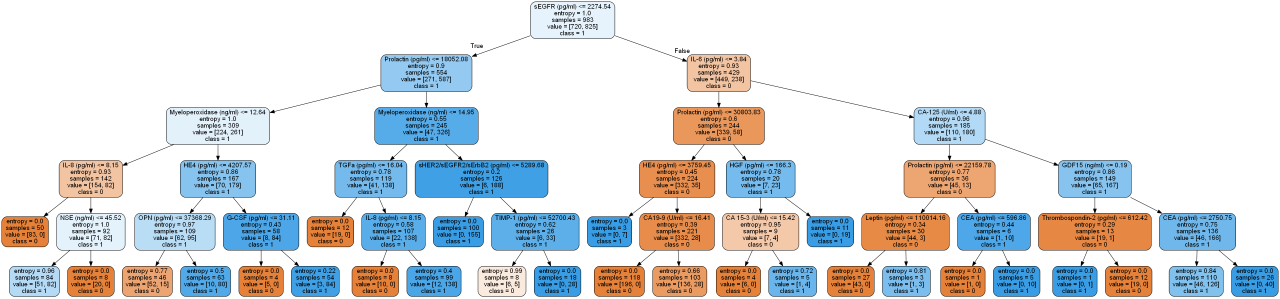
#> input picture RandomForestVisual/Bio/bio_tree5.png, 3840 x 895 px (shown at 1/3 size)
$ jupyter execute --allow-errors Final_Project_Submission_Template.ipynb
#> lines starting #> are read from the running program, lines starting #| are printed output that depends on the picture
# Machine Learning algorithms for the detection and localization of surgically resectable cancers
**Project mentor:** Joshua Popp

**Members:** Chris Wilhelm <cwilhel8@jh.edu>, Jayden Kunwar <jkunwar1@jhu.edu>, <br> Bryce Thalheimer <bthalhe1@jh.edu>, Arthur Beyer <cbeyer4@jhu.edu>

**GitHub Repository:** <br>
<https://github.com/ChrisWilhelm/MachineLearningFinalProject>

**Inspiration for Project:** <br>
<https://www.science.org/doi/10.1126/science.aar3247?url_ver=Z39.88-2003&rfr_id=ori:rid:crossref.org&rfr_dat=cr_pub%20%200pubmed>

# Outline and Deliverables

### Uncompleted Deliverables
1. "Expect to complete #1": Discussed data pre-processing with Josh and concluded that it wasn't necessary for our dataset
2. "Expect to complete #3": Multi-Class Classification of Cancer Type
3. "Would like to complete #2": Additional Data

### Completed Deliverables
1. "Must complete #1": We discuss our logistic regression [in "Models" below](#scrollTo=PqB48IF9kMBf).
2. "Must complete #2": We discuss training our neural network [in "Models" below](#scrollTo=PqB48IF9kMBf).
3. "Must complete #3": We discuss AdaBoost [in "Models" below](#scrollTo=PqB48IF9kMBf).
4. "Expect to complete #2": We discussed interpretability...
6. "Would like to complete #1": High Specificity
6. "Would like to complete #3": Cancer Localization

### Additional Deliverables
(example) 1. We decided to add a second baseline using the published model from this paper. We discuss this [in "Baselines" below](#scrollTo=oMyqHUa0jUw7&line=5&uniqifier=1).
2. ...

# Preliminaries

## What problem were you trying to solve or understand?

What are the real-world implications of this data and task?

How is this problem similar to others we’ve seen in lectures, breakouts, and homeworks?

What makes this problem unique?

What ethical implications does this problem have?

## Dataset(s)

### Describe the dataset(s) you used.
From the original CancerSeek research paper, we used their dataset of many biomarkers and demographic data in our models. We decided to create 4 main datasets. 1) All Biographic and Demographic Markers, 2) All Biographic Markers, 3) The biographic markers used in the student, and 4) All the Biographic Markers and Demographic markers for those with Colorectum cancer or no cancer. The starting unfiltered dataset has 41 proteins biomarkers, a circulating tumor mutant dna score, along with age and sex.

### How were they collected?
They were collected in the original research paper from real patients and using a multi-analyte blood test.

### Why did you choose them?
There was an abundant dataset with a binary classification for if they had cancer or not.

### How many examples in each?
There were 1817 total patients, of which 1005 had cancer and 812 were healthy

[cell 1]
# Load your data and print 2-3 examples
import pandas as pd
dataset = pd.read_csv('dataset/Consolidated_CancerSEEK_Data.csv')
#> (reads dataset/Consolidated_CancerSEEK_Data.csv from the repository)
dataset.tail()

## Pre-processing

### What features did you use or choose not to use? Why?
For the features, we decided to approach it by creating 3 datasets.

### If you have categorical labels, were your datasets class-balanced?

### How did you deal with missing data? What about outliers?

### What approach(es) did you use to pre-process your data? Why?

### Are your features continuous or categorical? How do you treat these features differently?

[cell 2]
# For those same examples above, what do they look like after being pre-processed?

[cell 3]
# Visualize the distribution of your data before and after pre-processing.
#   You may borrow from how we visualized data in the Lab homeworks.
import pandas as pd
import numpy as np
import matplotlib.pyplot as plt
import seaborn as sns
import scikitplot as skplt
from sklearn.metrics import confusion_matrix

df = pd.read_csv("dataset/Consolidated_CancerSEEK_Data.csv")
array = df.values
# np.unique(array[:, 5], return_index=False, return_inverse=False, return_counts=False, axis=None)
cancerTypes = ['Breast', 'Colorectum', 'Esophagus', 'Liver', 'Lung', 'Normal',
       'Ovary', 'Pancreas', 'Stomach']
cancerTypeCases = []

# cases for each cancer type
for i in range(len(cancerTypes)):
    cancerTypeCases.append(array[:, 5][array[:, 5] == cancerTypes[i]].shape[0])
    if cancerTypes[i] == 'Normal':
        print("Normal cases: " + str(cancerTypeCases[i]))
    else:
        print(cancerTypes[i] + " cancer cases: " + str(cancerTypeCases[i]))

[cell 4]
names = ['Breast', 'Colorectum', 'Esophagus', 'Liver', 'Lung', 'Ovary', 'Pancreas', 'Stomach']
size = [209, 388, 45, 44, 104, 54, 93, 68]

my_circle = plt.Circle( (0,0), 0.5, color='white')

plt.pie(size, labels=names, colors=['royalblue', 'darkturquoise', 'mediumblue',
                                    'steelblue', 'skyblue', 'lightsteelblue', 'navy', 'lightskyblue'])

# pie chart of cancer types
p = plt.gcf()
p.gca().add_artist(my_circle)
plt.title("Types of Cancer")
plt.show()
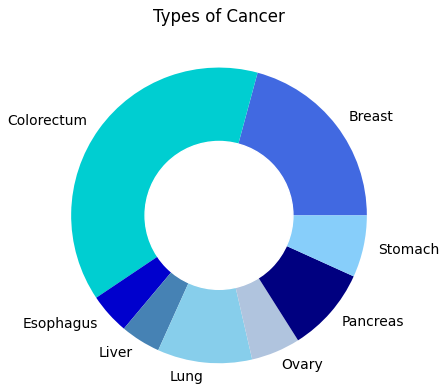
#> figure drawn by matplotlib, 1 panel

[cell 5]
stageTypes = ['0', 'I', 'II', 'III']
stageTypeCases = []

for i in range(len(stageTypes)):
    stageTypeCases.append(array[1:, 6][array[1:, 6] == stageTypes[i]].shape[0])
    print("Stage " + stageTypes[i] + " cancer cases: " + str(stageTypeCases[i]))

[cell 6]
names = ['I', 'II', 'III']
size = [198, 497, 309]

my_circle = plt.Circle( (0,0), 0.5, color='white')

plt.pie(size, labels=names, colors=['royalblue', 'darkturquoise', 'mediumblue'])

# pie charts of stage types
p = plt.gcf()
p.gca().add_artist(my_circle)
plt.title("Stage of Cancer")
plt.show()
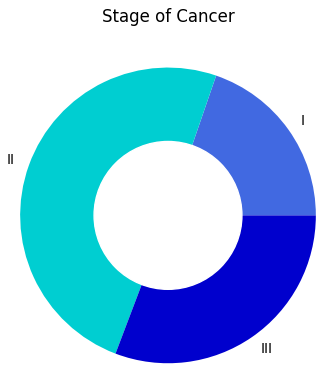
#> figure drawn by matplotlib, 1 panel

[cell 7]
# distribution of control and cancer patients
cancerPatient = 0
controlPatient = 0
totalCases = 1817.
#> (the rest of this cell did not finish here and is left out)

[cell 8]
tpr = 0
tnr = 0
fpr = 0
fnr = 0

predAndActual = array[:, 48:]

# counting tpr, tnr, fpr, fnr cases
#> (the rest of this cell did not finish here and is left out)

[cell 9]
# plotting confusion matrix
group_names = ['True Negative','False Positive','False Negative','True Positive']
#> (the rest of this cell did not finish here and is left out)

[cell 10]
# initializing variables to count fnr or tpr / stage types
tpr = 0
tnr = 0
fpr = 0
fnr = 0
count11 = 0
count12 = 0
count13 = 0
count21 = 0
count22 = 0
count23 = 0

predAndActual = array[:, 48:]

#> (the rest of this cell did not finish here and is left out)

[cell 11]
X = ['Type I','Type II','Type III']
fnr = [104/(104+95), 183/(183+314), 92/(92+217)]
tpr = [95/(104+95), 314/(183+314), 217/(92+217)]

X_axis = np.arange(len(X))

plt.bar(X_axis - 0.2, fnr, 0.4, label = '% of false negatives', color = 'darkblue')
plt.bar(X_axis + 0.2, tpr, 0.4, label = '% of true positives', color = 'blue')

plt.xticks(X_axis, X)
plt.title("Classification of Cancer Patients")
plt.legend()
plt.show()
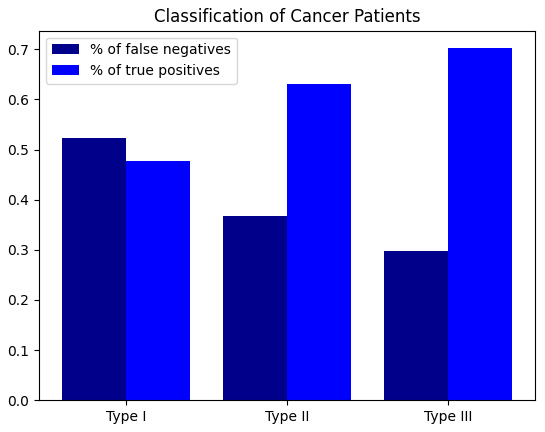
#> figure drawn by matplotlib, 1 panel; tallest bar 0.523 high, from x = -0.4 to 0; tallest bar 0.702 high, from x = 2 to 2.4

#> (a cell that did not finish here is left out)

[cell 13]
# TODO Cancer Type Conv

# Models and Evaluation

## Experimental Setup

### How did you evaluate your methods? Why is that a reasonable evaluation metric for the task?
Our main source of evaluation for our methods was comparison to the original study. In the original paper, they only performed a logistic regression to determine if the individuals had cancer or not. We believed that with more advanced model types we could 1) get a model that performs with higher accuracy and 2) have a model with higher interpretability. Another source of evaluation for us is the Sensitivity(correctly identifying those with cancer) as we do not want to diagnose people with cancer when they do not have it.

### What did you use for your loss function to train your models? Did you try multiple loss functions? Why or why not?
TODO
Neural Network - Binary Cross Entropy
Logistic Regression - Binary Cross Entropy
Random Forest - TBD

### How did you split your data into train and test sets? Why?
We began by shuffling our data set so that the order of the data would be random. We then used a 80/10/10 Train/Dev/Test split. We chose a 10% test data set as we believed this would be a large enough to allow for adequate training given the variety of cancer and while still giving enough data points to test on.

[cell 14]
# Code for loss functions, evaluation metrics or link to Git repo

## Baselines

What baselines did you compare against? Why are these reasonable?

Did you look at related work to contextualize how others methods or baselines have performed on this dataset/task? If so, how did those methods do?

## Methods

What methods did you choose? Why did you choose them?

How did you train these methods, and how did you evaluate them? Why?

Which methods were easy/difficult to implement and train? Why?

For each method, what hyperparameters did you evaluate? How sensitive was your model's performance to different hyperparameter settings?

[cell 15]
# Code for training models, or link to your Git repository

[cell 16]
# Show plots of how these models performed during training.
#  For example, plot train loss and train accuracy (or other evaluation metric) on the y-axis,
#  with number of iterations or number of examples on the x-axis.

# Random Forest

<https://github.com/ChrisWilhelm/MachineLearningFinalProject/blob/main/RandomForest.py>

One method we chose was a Random Forest (link to file above). We initially chose this as we believed it would have the highest interpretability which would lead to better knowledge of which of the proteins actually signal cancer is present in the patient.

For training our models for Random Forests, we used Grid Search Cross Validation to evaluate a number of parameters such as the number of estimators, max depth, min sample split, and criterion. Although the models for random forests are on different datasets, we found that the hyperparameters between the models were very similar for which performed best, so we decided to keep them consistent for the sake of comparison. The random forest specifically was very sensative to hyperparameter change at low number of estimators and low max depth. This makes sense as when there are a low number of estimators and not a very deep tree, this will lead to under fitting as not all the data will be able to be examined by the tree and can lead to a very high bias. Once the hyperparameters were selected, we used cross fold validation to choose the best model with the highest training accuracy.

The Random Forest was a slightly harder than average method to implement, as we had not implemented one previously. We found that once we understood the hyperparameters and what they were referencing, it was not complicated to implement. One aspect of the model that was harder than anticipated was the interpretability with producing the trees shown below and gathering information on the false positives and where there prediction went wrong. In the python file above, we have commented out the code to create new PNGs and printing the path taken by the trees on traversal. This took a while to learn how to generate the trees and also a while to learn how to find the path of traversal.

[cell 17]
from PIL import Image
#> (the rest of this cell did not finish here and is left out)

[cell 18]
Bio_tree = Image.open('RandomForestVisual/Bio/bio_tree5.png')
#> Bio_tree is the input picture: PIL image 3840x895 RGBA; mean R, G, B, A 218.6, 221.5, 223.5, 254.8
print("Biomarker Data Tree(Tree #5)")
print("Blue = Cancer Positive, Orange = Negative")
Bio_tree

[cell 19]
Dem_tree = Image.open('RandomForestVisual/BioAndDemo/dem_tree11.png')
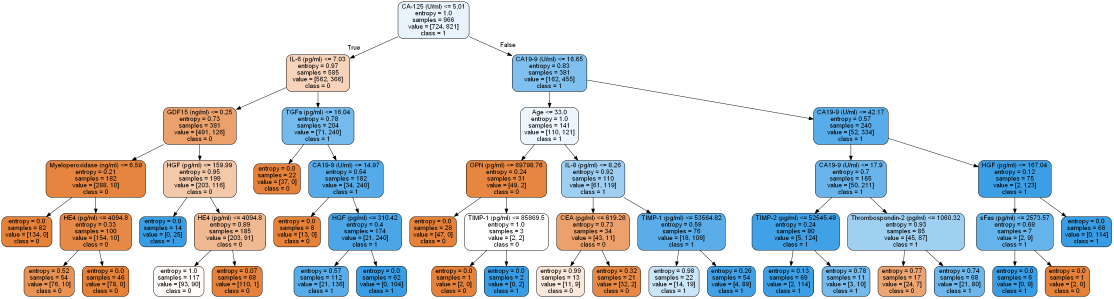
#> input picture RandomForestVisual/BioAndDemo/dem_tree11.png, 3340 x 895 px (shown at 1/3 size)
#> Dem_tree is the input picture: PIL image 3340x895 RGBA; mean R, G, B, A 219.7, 222.2, 224.1, 254.8
print("Demographic and Biomarker Data Tree(Tree #11)")
print("Blue = Cancer Positive, Orange = Negative")
Dem_tree

[cell 20]
Rep_tree = Image.open('RandomForestVisual/Replicated/rep_tree0.png')
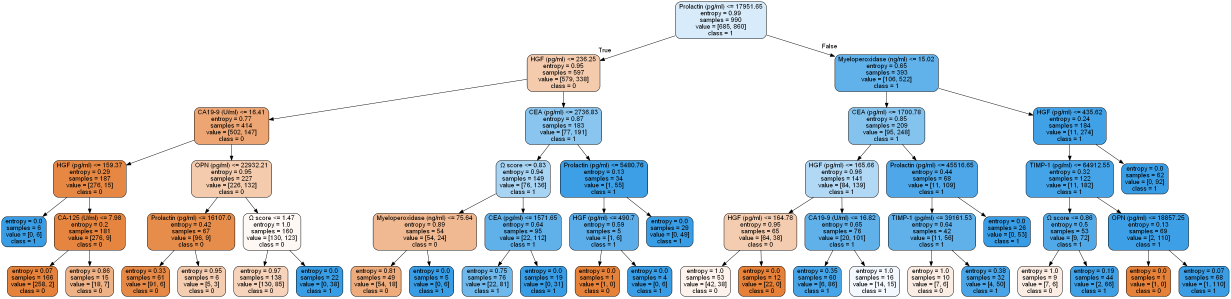
#> input picture RandomForestVisual/Replicated/rep_tree0.png, 3693 x 895 px (shown at 1/3 size)
#> Rep_tree is the input picture: PIL image 3693x895 RGBA; mean R, G, B, A 217.1, 223.3, 227.8, 254.8
print("Replicated Data Tree(Tree #0)")
print("Blue = Cancer Positive, Orange = Negative")
Rep_tree

[cell 21]
col_tree = Image.open('RandomForestVisual/Colorectum/colorectum_tree8.png')
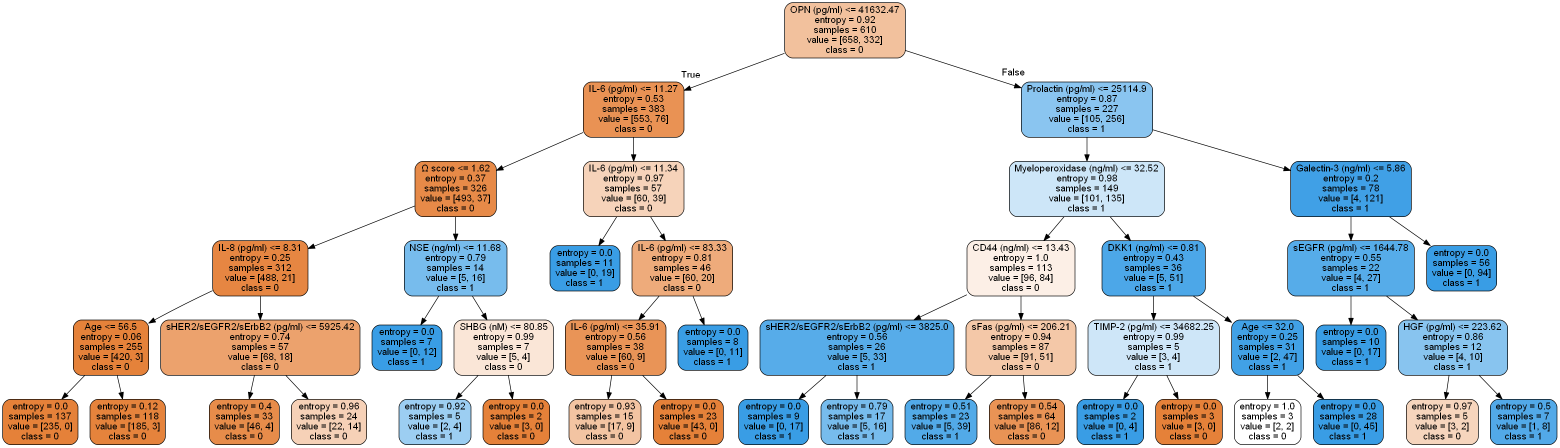
#> input picture RandomForestVisual/Colorectum/colorectum_tree8.png, 3119 x 895 px (shown at 1/2 size)
#> col_tree is the input picture: PIL image 3119x895 RGBA; mean R, G, B, A 220.8, 222.2, 223.2, 254.8
print("Biomarker Data Tree(Tree #8)")
print("Blue = Cancer Positive, Orange = Negative")
col_tree

[cell 22]
import pandas as pd
import numpy as np
import matplotlib.pyplot as plt

# importing file with random forest paths for false positive individuals and where they went wrong classifying
# NaN means they started off as 1 and never improved (so there were no incorrect moves)
df = pd.read_csv("RandomForestVisual/RandomForestPaths.csv")
#> (reads RandomForestVisual/RandomForestPaths.csv from the repository)
array = df.values

for i in range(1,15):
    print(array[:4,2*i]) #dev bio dataset
    #print(array[6:9, 2*i]) #bio dataset
    #print(array[11:, 2*i]) #replicated dataset

Age: 2 <br>
Age/OPN: 2 <br>
GDF15: 1 <br>
CA19-9: 2 <br>
CYFRA 21-1: 1 <br>
Prolactin: 1 <br>
Age/IL-6/Thrombospondin: 1 <br>
IL-8: 4 <br>
IL-6: 1 <br>
TGFa: 1 <br>
TIMP-1: 1 <br>
HGF: 1 <br>
OPN: 2 <br> <br>
Total: 20

[cell 23]
for i in range(1,15):
    print(array[6:9, 2*i]) #bio dataset

sEGFR: 2 <br>
HGF: 1 <br>
HE4: 1 <br>
Angiopoietin-2: 1 <br>
CYFRA 21-1: 1 <br>
Midkine: 1 <br>
OPN: 2 <br>

Total: 9

[cell 24]
for i in range(1,15):
     print(array[11:, 2*i]) #replicated dataset

CEA: 6 <br>
CEA/Prolactin: 1 <br>
HGF: 2 <br>
CA-125: 9 <br>
CA19-9: 9 <br>
TIMP-1: 8 <br>
Omega: 3 <br>
CPN: 1 <br>
Myeloperoxidase: 2 <br>

Total: 41

After generating the random forests and finding the specificity on our different datasets (94.8% for dem/bio, 95.2% for bio, 92.8% for replicated), we searched through all of the false positive cases to see if there was a common denominator in all of the trees which incorrectly classified the patients. For the dem/bio dataset, age was the cause of incorrect classifications in 25% of the cases, IL-8 was the cause of 20% of the cases, and for the replicated dataset, CA-125 and CA19-9 were the cause of 21% of the cases. <br> <br>
However, since there were so many decisions in the trees and these features were approximately uniform over all of them, we believe that the reason that some features were present in more of the incorrectly classified cases were simply due to variance. Similarly, due to the limited dataset we do have present, we aren't able to check any additional cases of incorrect classification, so this is the extent that we are able to analyze this issue. Thus, we cannot conclude that any features are causing a disproportional amount of false positive classifications.

[cell 25]
rf_acc = Image.open('graphs/RandomForestAccuracyPlot.png')
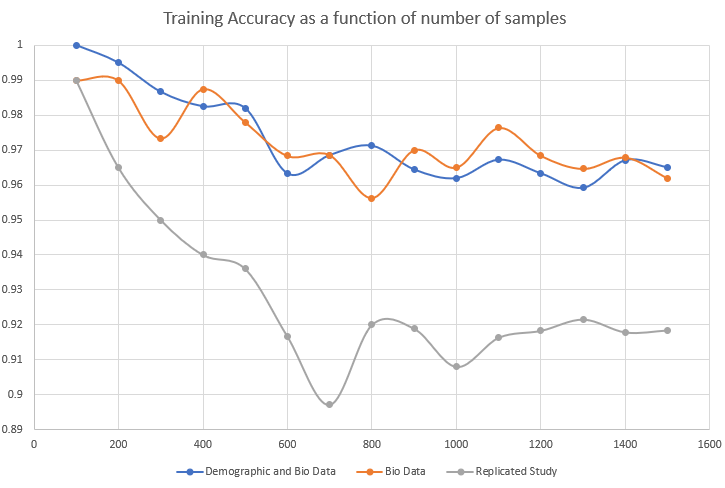
#> input picture graphs/RandomForestAccuracyPlot.png, 725 x 488 px
#> rf_acc is the input picture: PIL image 725x488 RGBA; mean R, G, B, A 250.6, 250.2, 250.2, 255
rf_acc

## Neural Network
https://github.com/ChrisWilhelm/MachineLearningFinalProject/blob/main/NeuralNetwork.py
Another method we implemented was a Neural Network. We chose this model as well for its robust ability to represent non-linear data, and we suspected that the data came from a non-linear source and had a nonlinear relationship with cancer diagnoses.

Our model structure was a Neural Network with 2 hidden layers, each with a width of 100 nodes. We utilized dropout on the first hidden layer, with a probability of 0.2. Our activation functions were ReLu, PReLu, and then the Sigmoid function to result in a binary classification algorithm. OOur loss function used BCELoss, which is appropriate for the task of binary classification. We also used SGD for our optimization method.

To train our models, for each dataset type (demographic + biomarker, biomarker, replicated), we fed it through our neural network with a learning rate of .005 and epochs of 400. Hyperparameters learning rate, epochs, dropout rate, and hidden layer width were primarily evaluated when optimizing our model. The model had its best accuracy with our implemented learning rate, with model performance rapidly decreasing after .01, potentially due to vanishing gradients. Dropout rate was also optimized at around 0.2-0.3, with the model worsening its fit to the training data past that. At 400 epochs, the loss of the model began to plateau, signaling that it had fit the training data.

One aspect of implementing the model that was difficult was around hyperparameter tuning and manipulating prediction scores to favor improved specificity.

Below are the training loss for our models on the train data, and the ROC curves for the dev data. A key note here is that, for our model loss, we did not average the individual losses, hence the noise in the loss plot is observable. However, we can see that the general average and direction of the loss begins to approach and plateau at the end of our training, so we can see the model is fitting the training data.

[cell 26]
from PIL import Image
#> (the rest of this cell did not finish here and is left out)

[cell 27]
nn_loss_train_biomarker = Image.open('graphs/nn_loss_train_Biomarker.png')
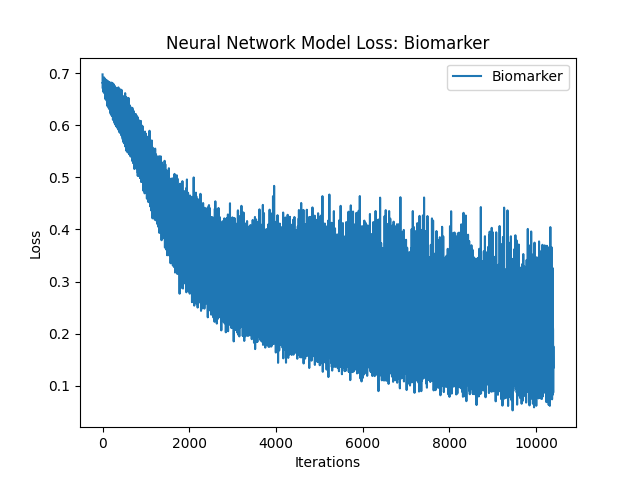
#> input picture graphs/nn_loss_train_Biomarker.png, 640 x 480 px
#> nn_loss_train_biomarker is the input picture: PIL image 640x480 RGBA; mean R, G, B, A 206.7, 224.1, 236.2, 255
nn_loss_train_biomarker
